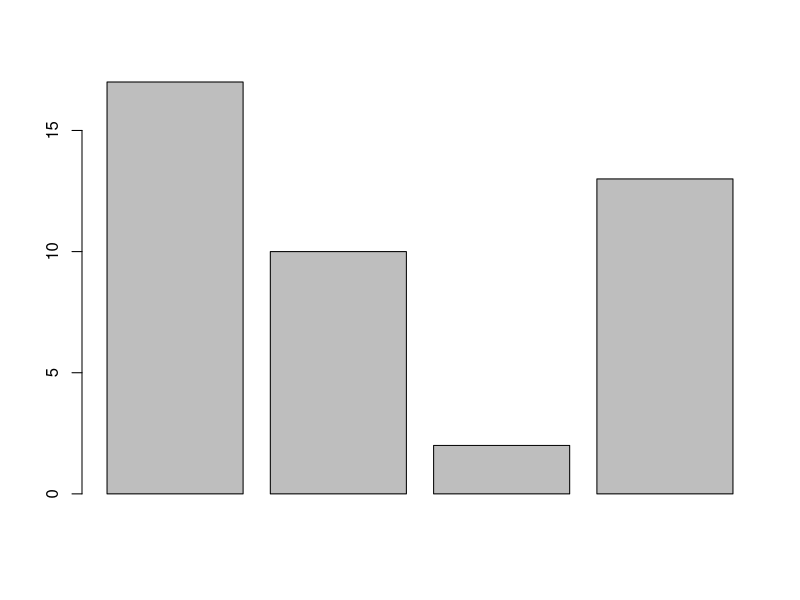
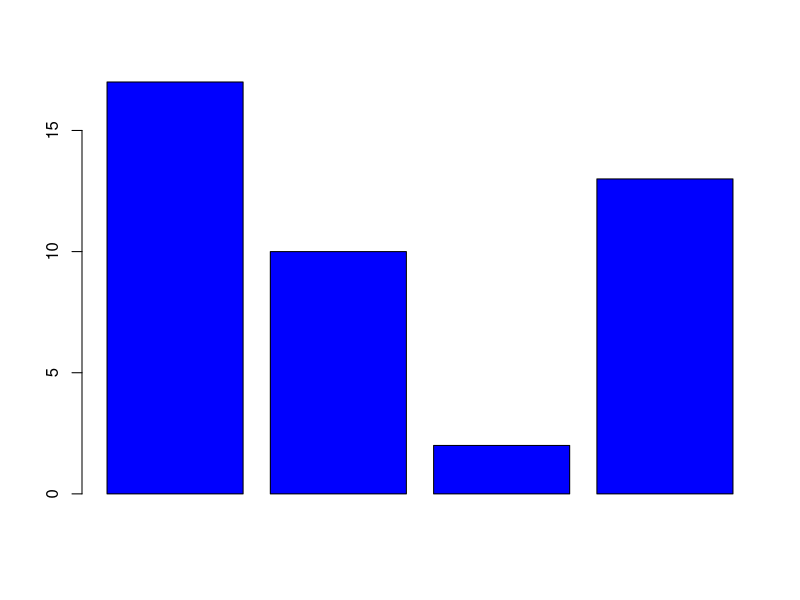
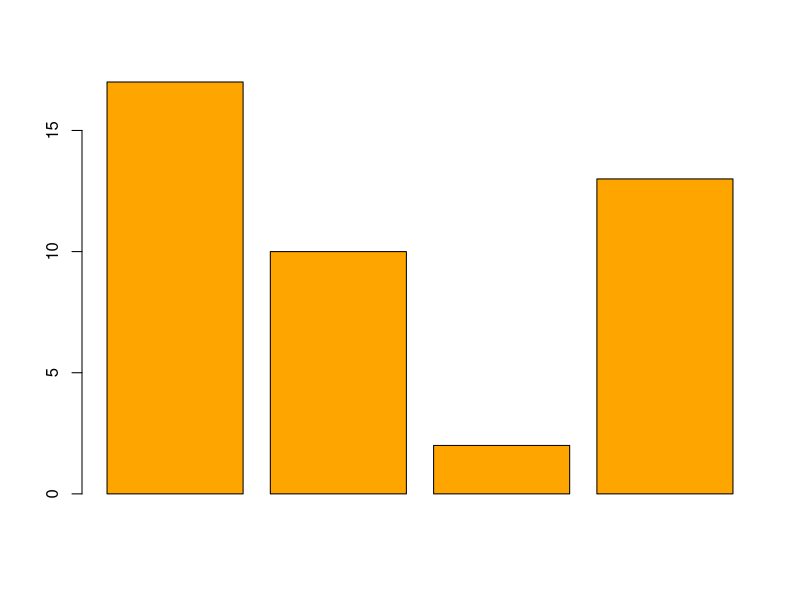
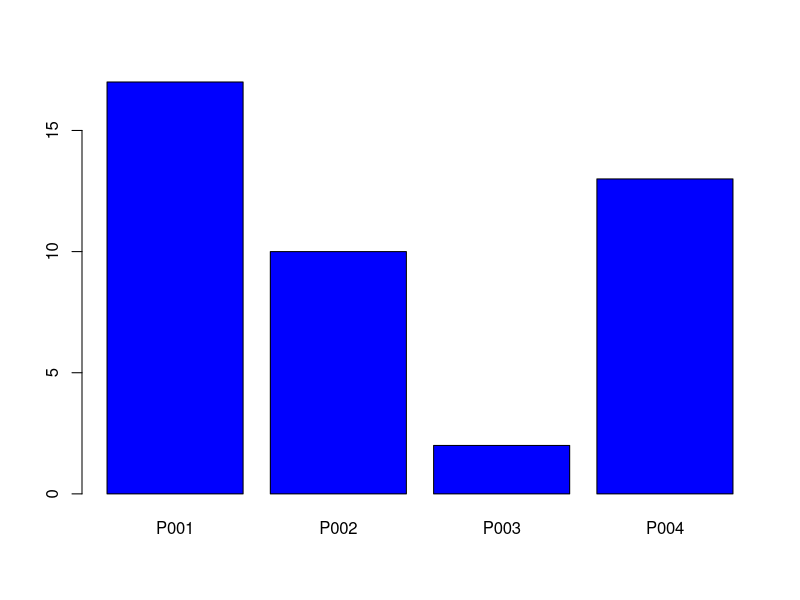
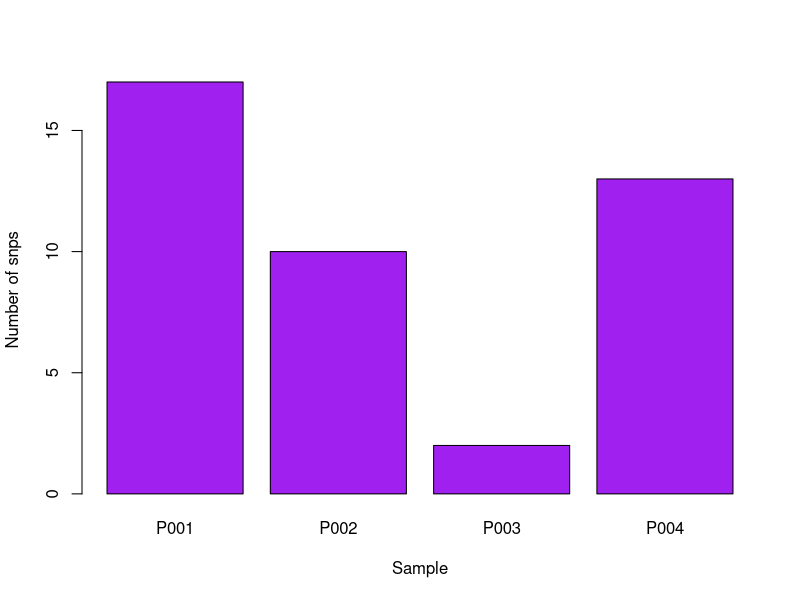
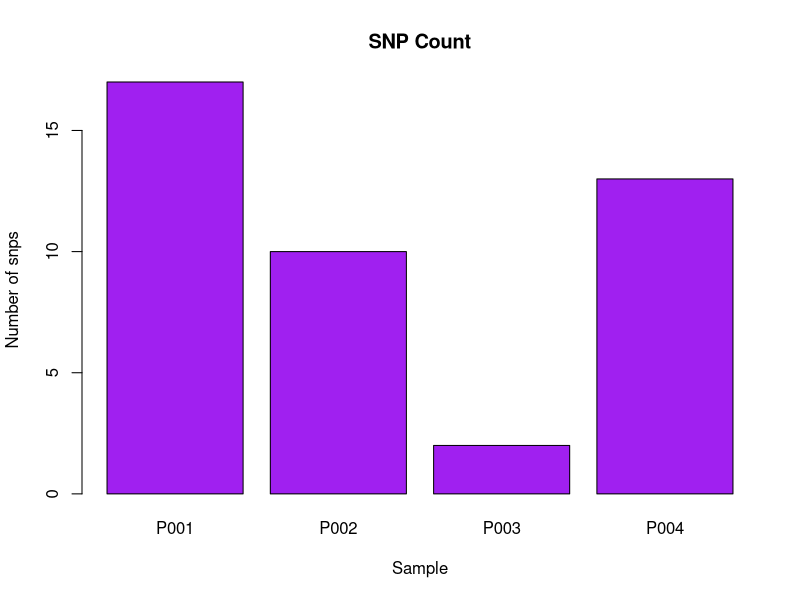
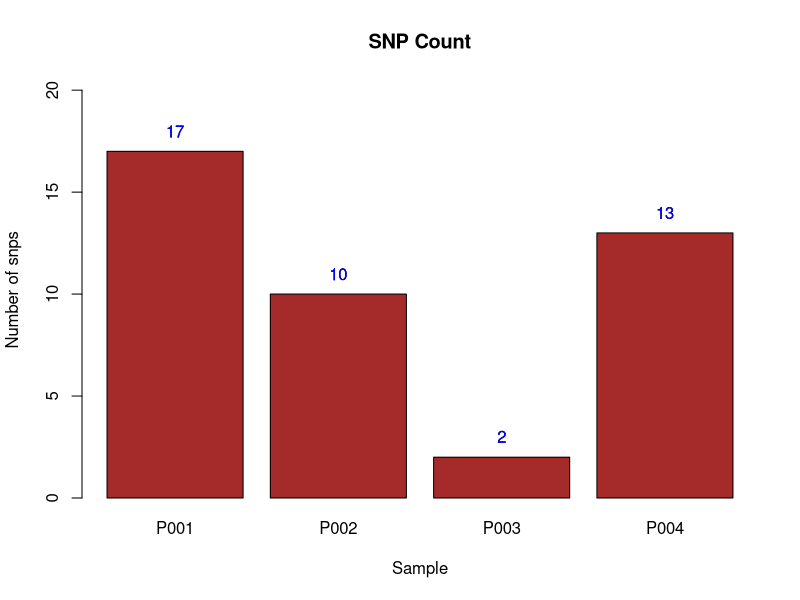

Recreate these plots in R, in order.

# Data Visulization in R ( Bar Chats)

# Vertical Bar Charts

snp_count <- c(17, 10, 2, 13)
print(snp_count)


sample_ID <- c("P001", "P002", "P003", "P004")
print(sample_ID)


# Plot the bar chart
barplot(snp_count)

# add the any color
barplot(snp_count, col= 'blue')
barplot(snp_count, col= 'orange')

# Add bar lables
barplot(snp_count, col= 'blue', names.arg= sample_ID)
# Add X and Y lables
barplot(snp_count, col='purple', names.arg= sample_ID,
        xlab='Sample', ylab= 'Number of snps' )

# Add a title 

barplot(snp_count, col='purple', names.arg= sample_ID,
        xlab='Sample', ylab= 'Number of snps', main = 'SNP Count' )


# Add the data lable ranges
# for data lables, we use the text function which requires x and y values

# set ylimit for the bar plot
y_axis_limit <- c(0, max(snp_count)*1.2)
print(y_axis_limit)

# assign the bar plot to a variable
bar_plot_object <- barplot(snp_count, ylim=y_axis_limit, col= 'brown',
                           names.arg=sample_ID,
                           xlab= 'Sample', ylab= 'Number of snps',
                           main= 'SNP Count')



text(x=bar_plot_object, y=snp_count+1, labels= snp_count)

# set color of the data labels
text(x=bar_plot_object, y=snp_count+1, labels= snp_count, col= 'blue')








# 
